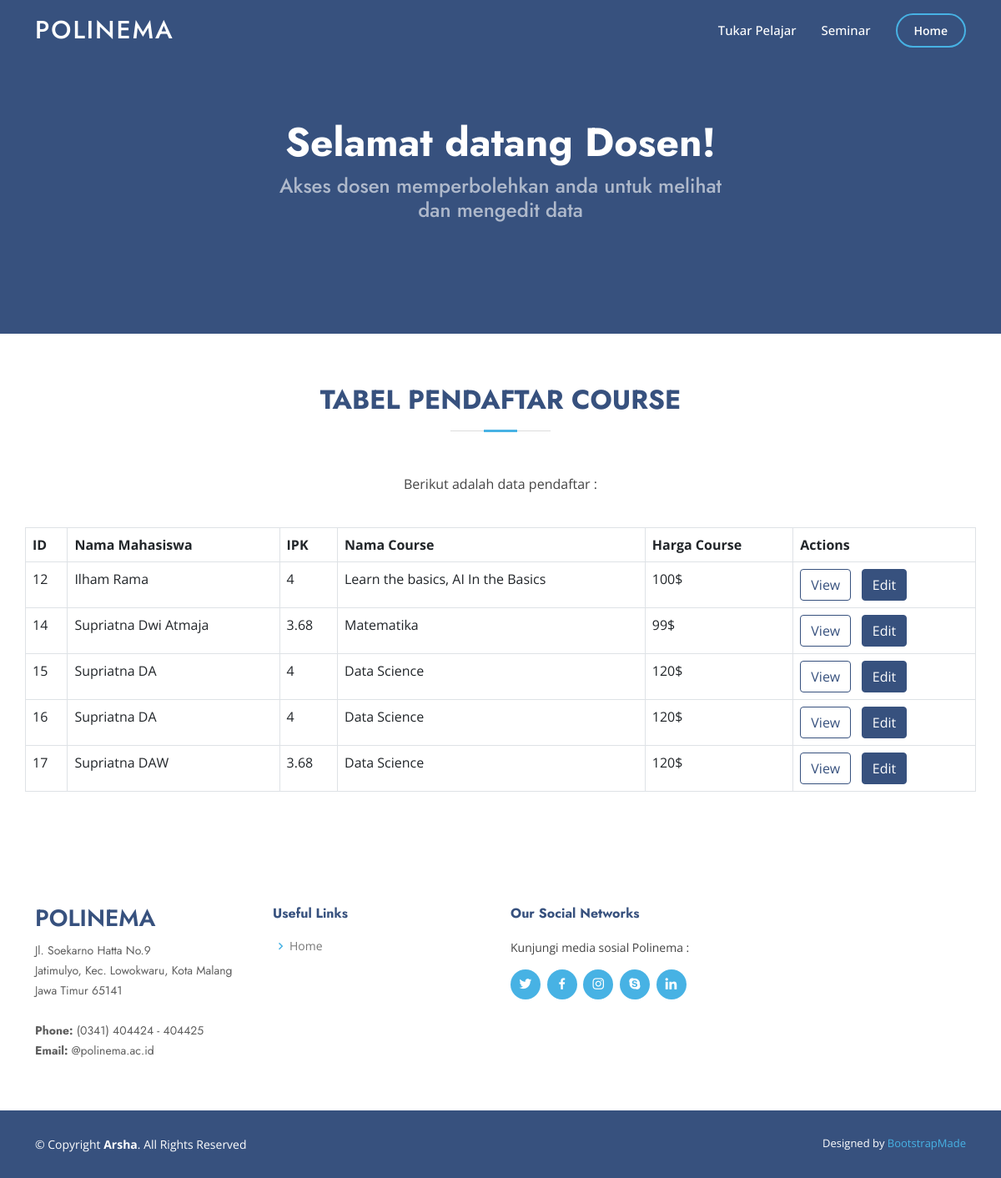
Screenshot of /datamasukcd.php with the database file from the repository.
### tables this page shows
CREATE TABLE `course` (
  `id_courseint` int(11) NOT NULL,
  `nama_mhs` varchar(50) NOT NULL,
  `nim` varchar(15) NOT NULL,
  `prodic` varchar(50) NOT NULL,
  `juruc` varchar(30) NOT NULL,
  `ipkc` float NOT NULL,
  `emailc` varchar(50) NOT NULL,
  `nama_crs` varchar(50) NOT NULL,
  `link` varchar(100) NOT NULL,
  `harga_crs` varchar(20) NOT NULL,
  `durasi_crs` varchar(20) NOT NULL,
  `level` varchar(30) NOT NULL
);

### db/conn.php (called while the page is built, shortened)
<?php
    $host = 'localhost';
    $db = 'internasional';
    $user = 'root';
    $pass = '';
    $charset = 'utf8mb4';
    $dsn = "mysql:host=$host; dbname=$db; charset=$charset";
    try{
        $pdo = new PDO($dsn, $user, $pass);
        $pdo->setAttribute(PDO::ATTR_ERRMODE, PDO::ERRMODE_EXCEPTION);
    } catch(PDOException $e) {
        throw new PDOException($e->getMessage());
    }
    require_once 'crud.php';
    $crud = new crud($pdo);
?>

### db/crud.php (called while the page is built, shortened)
<?php
    class crud{
        private $db;
        function __construct($conn){
            $this->db = $conn;
        }
        public function getCourse(){
            try{
            $sql = "SELECT * FROM course";
            $result = $this->db->query($sql);
            return $result;
            }catch(PDOException $e){
               echo $e->getMessage();
               return false;
           }
       }
    }
?>

### datamasukcd.php (the view, shortened to what this page needs)
<?php
    require_once 'db/conn.php';
    $results = $crud->getCourse();
?>
<!DOCTYPE html>
<html lang="en">
<head>
  <link href="assets/vendor/aos/aos.css" rel="stylesheet">
  <link href="assets/vendor/bootstrap/css/bootstrap.min.css" rel="stylesheet">
  <link href="assets/vendor/bootstrap-icons/bootstrap-icons.css" rel="stylesheet">
  <link href="assets/vendor/boxicons/css/boxicons.min.css" rel="stylesheet">
  <link href="assets/vendor/glightbox/css/glightbox.min.css" rel="stylesheet">
  <link href="assets/vendor/remixicon/remixicon.css" rel="stylesheet">
  <link href="assets/vendor/swiper/swiper-bundle.min.css" rel="stylesheet">
  <link href="assets/css/stylef.css" rel="stylesheet">
</head>
<body>
  <header id="header" class="fixed-top ">
    <div class="container d-flex align-items-center">
      <h1 class="logo me-auto"><a href="index.php">POLINEMA</a></h1>
      <nav id="navbar" class="navbar">
        <ul>
          <li><a class="nav-link scrollto" href="datamasuktd.php">Tukar Pelajar</a></li>
          <li><a class="nav-link scrollto" href="datamasuksd.php">Seminar</a></li>
          <li><a class="getstarted scrollto" href="index.php">Home</a></li>
        </ul>
      </nav>
    </div>
  </header>
  <section id="hero" class="d-flex align-items-center">
    <div class="container">
      <div class="row d-flex justify-content-center">
        <div style="text-align:center;" class="col-lg-6 d-flex flex-column justify-content-center pt-4 pt-lg-0 order-2 order-lg-1" data-aos="fade-up" data-aos-delay="200">
          <h1>Selamat datang Dosen!</h1>
          <h2>Akses dosen memperbolehkan anda untuk melihat dan mengedit data</h2>
        </div>
      </div>
    </div>
  </section>
  <main id="main">
    <section id="about" class="about">
      <div class="container" data-aos="fade-up">
        <div class="section-title">
          <h2>Tabel Pendaftar Course</h2>
        </div>
        <div class="row content d-flex justify-content-center">
          <div class="col-lg-6">
            <p style="text-align: center;">
              Berikut adalah data pendaftar :
            </p>
            <br>
        </div>
        <table class="table table-bordered">
        <tr>
            <th>ID</th>
            <th>Nama Mahasiswa</th>
            <th>IPK</th>
            <th>Nama Course</th>
            <th>Harga Course</th>
            <th>Actions</th>
        </tr>
        <?php while($r = $results->fetch(PDO::FETCH_ASSOC)){ ?>
              <tr>
                  <td><?php echo $r['id_courseint'] ?></td>
                  <td><?php echo $r['nama_mhs'] ?></td>
                  <td><?php echo $r['ipkc'] ?></td>
                  <td><?php echo $r['nama_crs'] ?></td>
                  <td><?php echo $r['harga_crs'] ?></td>
                  <td>
                      <a href="viewdatamasukcd.php?id=<?php echo $r['id_courseint'] ?>" class="btn btn-primary" style="background-color:white; border-color: #37517e; color:#37517e;">View</a> &nbsp;
                      <a href="editdatamasukcd.php?id=<?php echo $r['id_courseint'] ?>" class="btn btn-warning" style="background-color:#37517e; border-color: #37517e; color:white;">Edit</a> &nbsp;
                  </td>
              </tr>
        <?php }?>
    </table>
        <br>
        <br>
      </div>
    </section>
  </main>
  <footer id="footer">
    <div class="footer-top">
      <div class="container">
        <div class="row">
          <div class="col-lg-3 col-md-6 footer-contact">
            <h3>Polinema</h3>
            <p>
              Jl. Soekarno Hatta No.9 <br>
              Jatimulyo, Kec. Lowokwaru, Kota Malang<br>
              Jawa Timur 65141 <br><br>
              <strong>Phone:</strong> (0341) 404424 - 404425<br>
              <strong>Email:</strong> @polinema.ac.id<br>
            </p>
          </div>
          <div class="col-lg-3 col-md-6 footer-links">
            <h4>Useful Links</h4>
            <ul>
              <li><i class="bx bx-chevron-right"></i> <a href="index.php">Home</a></li>
            </ul>
          </div>
          <div class="col-lg-3 col-md-6 footer-links">
            <h4>Our Social Networks</h4>
            <p>Kunjungi media sosial Polinema :</p>
            <div class="social-links mt-3">
              <a href="#" class="twitter"><i class="bx bxl-twitter"></i></a>
              <a href="#" class="facebook"><i class="bx bxl-facebook"></i></a>
              <a href="#" class="instagram"><i class="bx bxl-instagram"></i></a>
              <a href="#" class="google-plus"><i class="bx bxl-skype"></i></a>
              <a href="#" class="linkedin"><i class="bx bxl-linkedin"></i></a>
            </div>
          </div>
        </div>
      </div>
    </div>
    <div class="container footer-bottom clearfix">
      <div class="copyright">
        &copy; Copyright <strong><span>Arsha</span></strong>. All Rights Reserved
      </div>
      <div class="credits">
        Designed by <a href="https://bootstrapmade.com/">BootstrapMade</a>
      </div>
    </div>
  </footer>
</body>
</html>

### assets/css/stylef.css (style rules this page uses)
body { font-family: "Open Sans", sans-serif; color: #444444; }
a { color: #47b2e4; text-decoration: none; }
h1, h2, h3, h4, h5, h6 { font-family: "Jost", sans-serif; }
#header { transition: all 0.5s; z-index: 997; padding: 15px 0; }
#header .logo { font-size: 30px; margin: 0; padding: 0; line-height: 1; font-weight: 500; letter-spacing: 2px; text-transform: uppercase; }
#header .logo a { color: #fff; }
.navbar { padding: 0; }
.navbar ul { margin: 0; padding: 0; display: flex; list-style: none; align-items: center; }
.navbar li { position: relative; }
.navbar a { display: flex; align-items: center; justify-content: space-between; padding: 10px 0 10px 30px; font-size: 15px; font-weight: 500; color: #fff; white-space: nowrap; transition: 0.3s; }
.navbar .getstarted { padding: 8px 20px; margin-left: 30px; border-radius: 50px; color: #fff; font-size: 14px; border: 2px solid #47b2e4; font-weight: 600; }
#hero { width: 100%; height: 50vh; background: #37517e; }
#hero .container { padding-top: 60px; }
#hero h1 { margin: 0 0 10px 0; font-size: 48px; font-weight: 700; line-height: 56px; color: #fff; }
#hero h2 { color: rgba(255, 255, 255, 0.6); margin-bottom: 50px; font-size: 24px; }
section { padding: 60px 0; overflow: hidden; }
.section-title { text-align: center; padding-bottom: 30px; }
.section-title h2 { font-size: 32px; font-weight: bold; text-transform: uppercase; margin-bottom: 20px; padding-bottom: 20px; position: relative; color: #37517e; }
.section-title h2::before { content: ''; position: absolute; display: block; width: 120px; height: 1px; background: #ddd; bottom: 1px; left: calc(50% - 60px); }
.section-title h2::after { content: ''; position: absolute; display: block; width: 40px; height: 3px; background: #47b2e4; bottom: 0; left: calc(50% - 20px); }
#footer { font-size: 14px; background: #37517e; }
#footer .footer-top { padding: 60px 0 30px 0; background: #fff; }
#footer .footer-top .footer-contact { margin-bottom: 30px; }
#footer .footer-top .footer-contact h3 { font-size: 28px; margin: 0 0 10px 0; padding: 2px 0 2px 0; line-height: 1; text-transform: uppercase; font-weight: 600; color: #37517e; }
#footer .footer-top .footer-contact p { font-size: 14px; line-height: 24px; margin-bottom: 0; font-family: "Jost", sans-serif; color: #5e5e5e; }
#footer .footer-top h4 { font-size: 16px; font-weight: bold; color: #37517e; position: relative; padding-bottom: 12px; }
#footer .footer-top .footer-links { margin-bottom: 30px; }
#footer .footer-top .footer-links ul { list-style: none; padding: 0; margin: 0; }
#footer .footer-top .footer-links ul i { padding-right: 2px; color: #47b2e4; font-size: 18px; line-height: 1; }
#footer .footer-top .footer-links ul li { padding: 10px 0; display: flex; align-items: center; }
#footer .footer-top .footer-links ul li:first-child { padding-top: 0; }
#footer .footer-top .footer-links ul a { color: #777777; transition: 0.3s; display: inline-block; line-height: 1; }
#footer .footer-top .social-links a { font-size: 18px; display: inline-block; background: #47b2e4; color: #fff; line-height: 1; padding: 8px 0; margin-right: 4px; border-radius: 50%; text-align: center; width: 36px; height: 36px; transition: 0.3s; }
#footer .footer-bottom { padding-top: 30px; padding-bottom: 30px; color: #fff; }
#footer .copyright { float: left; }
#footer .credits { float: right; font-size: 13px; }
#footer .credits a { transition: 0.3s; }

### rows the page displays
course: id_courseint "12", nama_mhs "Ilham Rama", ipkc "4", nama_crs "Learn the basics, AI In the Basics", harga_crs "100$"
course: id_courseint "14", nama_mhs "Supriatna Dwi Atmaja", ipkc "3.68", nama_crs "Matematika", harga_crs "99$"
course: id_courseint "15", nama_mhs "Supriatna DA", ipkc "4", nama_crs "Data Science", harga_crs "120$"
course: id_courseint "16", nama_mhs "Supriatna DA", ipkc "4", nama_crs "Data Science", harga_crs "120$"
course: id_courseint "17", nama_mhs "Supriatna DAW", ipkc "3.68", nama_crs "Data Science", harga_crs "120$"
